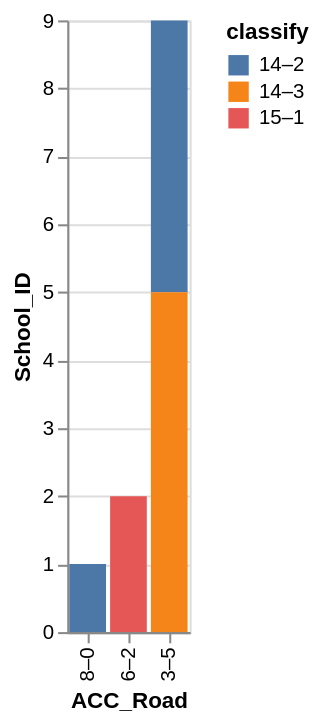

Describe this chart as a Vega-Lite specification.
### Vega-Lite specification from a JSON file in a GitHub repository (floating-point values rounded to 4 significant figures)
{"data": {"values": [{"x_data": "8–0", "y_data": 1, "classify": "14–2"}, {"x_data": "6–2", "y_data": 0, "classify": "14–2"}, {"x_data": "3–5", "y_data": 4, "classify": "14–2"}, {"x_data": "8–0", "y_data": 0, "classify": "14–3"}, {"x_data": "6–2", "y_data": 0, "classify": "14–3"}, {"x_data": "3–5", "y_data": 5, "classify": "14–3"}, {"x_data": "8–0", "y_data": 0, "classify": "15–1"}, {"x_data": "6–2", "y_data": 2, "classify": "15–1"}, {"x_data": "3–5", "y_data": 0, "classify": "15–1"}]}, "mark": "bar", "encoding": {"x": {"field": "x_data", "type": "nominal", "title": "ACC_Road", "sort": "descending"}, "y": {"field": "y_data", "type": "quantitative", "title": "School_ID"}, "color": {"field": "classify"}}}
